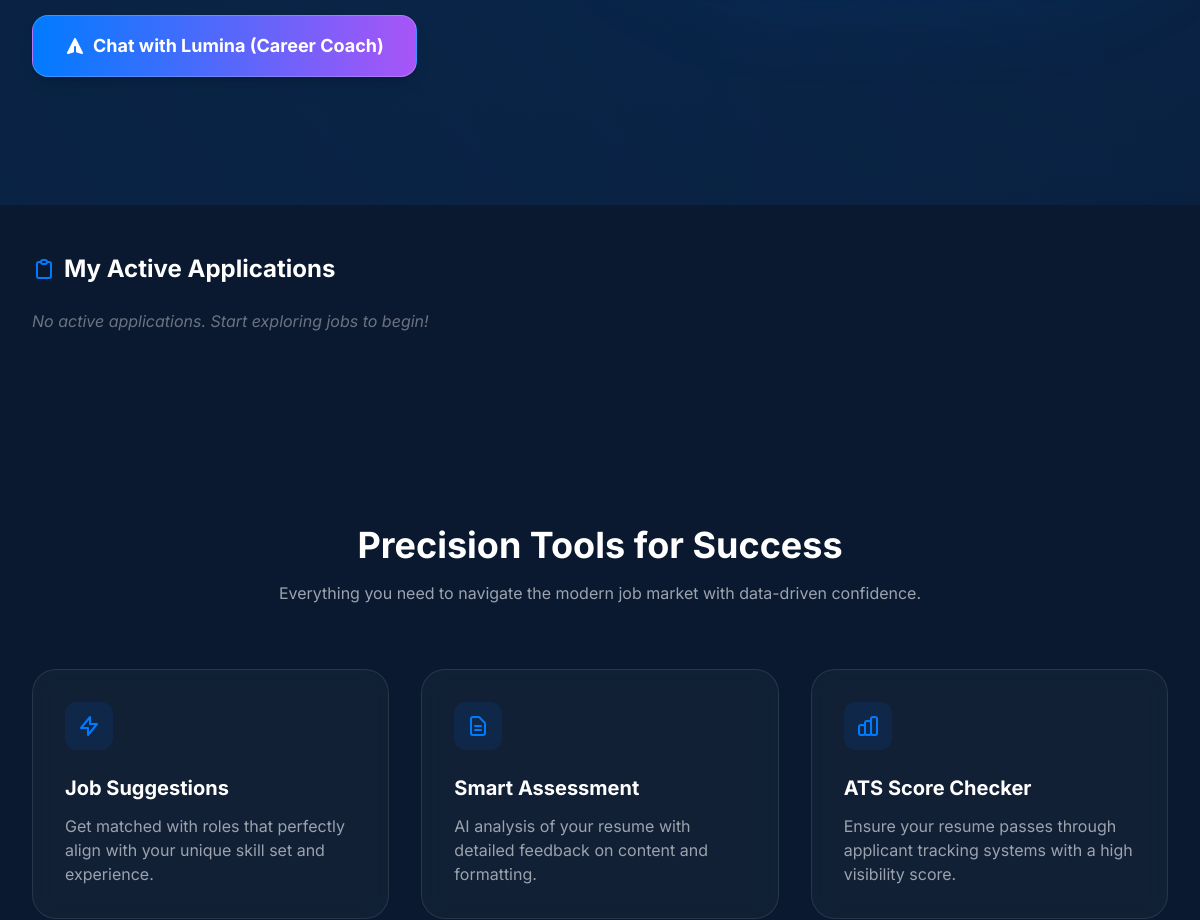
The app's page /dashboard/ (signed in, middle part), older data.
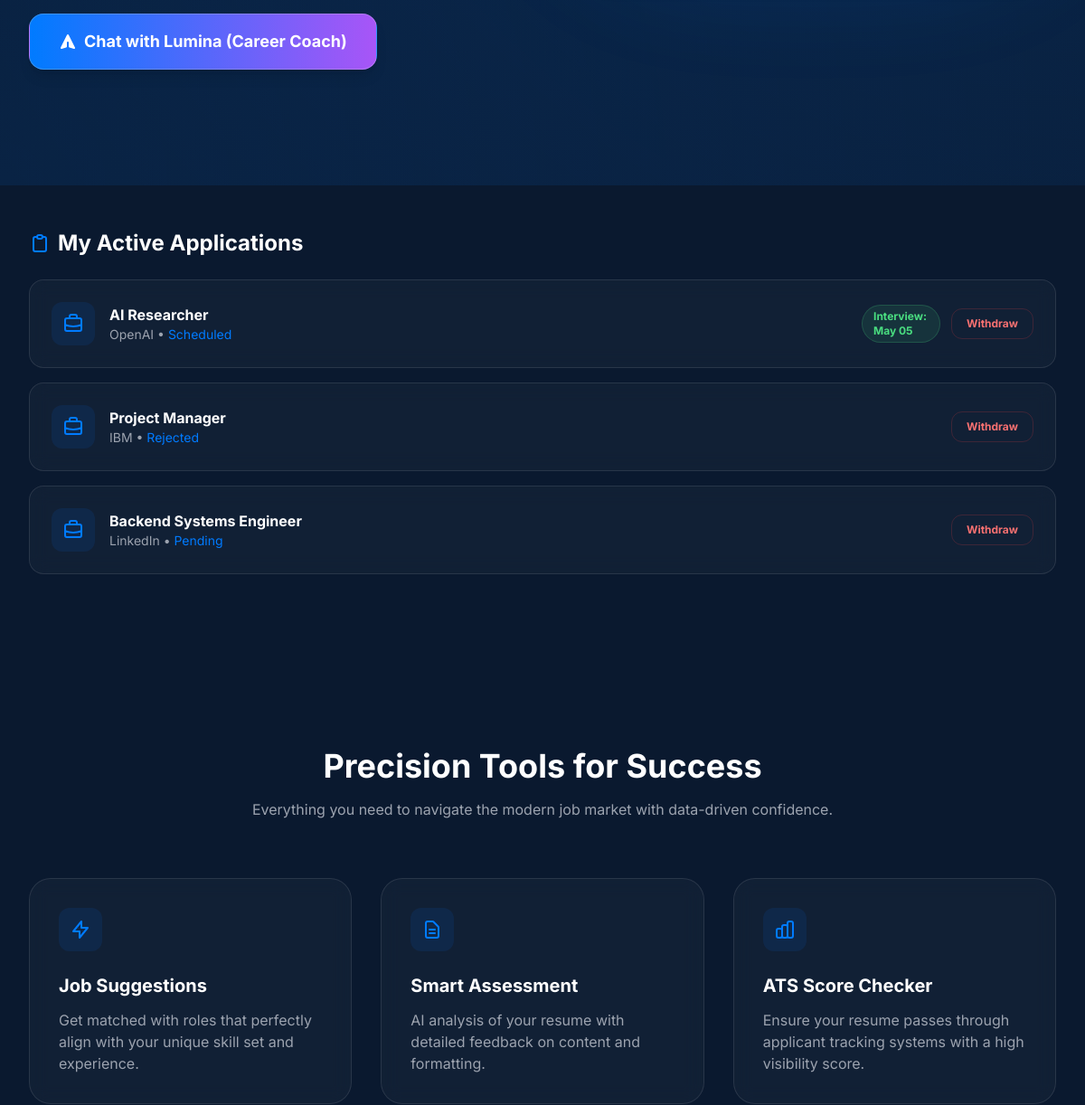
The same page, newer data.
### jobs/models.py (models this page shows, shortened)
class Application(models.Model):
    STATUS_CHOICES = [
        ('pending', 'Pending Review'),
        ('reviewing', 'Under Review'),
        ('interview', 'Interview Scheduled'),
        ('rejected', 'Rejected'),
        ('accepted', 'Offer Extended'),
    ]
    job = models.ForeignKey(JobListing, on_delete=models.CASCADE, related_name='applications')
    applicant = models.ForeignKey(User, on_delete=models.CASCADE, related_name='applications')
    cover_letter = models.TextField(blank=True, null=True)
    status = models.CharField(max_length=20, choices=STATUS_CHOICES, default='pending')
    applied_at = models.DateTimeField(auto_now_add=True)
    status = models.CharField(max_length=20, default='pending')
    interview_date = models.DateTimeField(null=True, blank=True)
    class Meta:
        unique_together = ('job', 'applicant')

class JobListing(models.Model):
    recruiter = models.ForeignKey(settings.AUTH_USER_MODEL, on_delete=models.CASCADE, related_name='jobs', null=True)
    title = models.CharField(max_length=255)
    title = models.CharField(max_length=255)
    company_name = models.CharField(max_length=255)
    company_type = models.CharField(max_length=100, help_text="e.g., IT, AI, Engineering")
    employment_type = models.CharField(max_length=100, default="Full-time")
    work_mode = models.CharField(max_length=100, help_text="e.g., Remote, On-site, Hybrid")
    salary_min = models.IntegerField(null=True, blank=True)
    salary_max = models.IntegerField(null=True, blank=True)
    description = models.TextField(help_text="The full job description for ATS analysis")
    posted_date = models.DateTimeField(auto_now_add=True)

### users/views.py (the view)
# urls.py: path('dashboard/', views.dashboard_view, name='dashboard'),
@login_required
def dashboard_view(request):
    has_premium = hasattr(request.user, 'recruiter') and getattr(request.user.recruiter, 'is_premium', False)
    context = {
        'has_premium': has_premium
    }
    if getattr(request.user, 'is_recruiter', False):
        recruiter_jobs = JobListing.objects.filter(recruiter=request.user).order_by('-posted_date')
        applications = Application.objects.filter(job__recruiter=request.user).order_by('-applied_at')
        context['recruiter_jobs'] = recruiter_jobs
        context['applications'] = applications
    else:
        applications = Application.objects.filter(applicant=request.user).order_by('-applied_at')
        context['applications'] = applications
    return render(request, 'users/dashboard.html', context)

### users/templates/users/dashboard.html (shortened to what the changed rows need)
{% load static %}
<!DOCTYPE html>
<html lang="en">
<head>
  <script src="https://cdn.tailwindcss.com?plugins=forms,container-queries"></script>
</head>
<body class="bg-navy text-gray-200 font-sans antialiased">
  {% if user.is_recruiter %}
  <section class="relative pt-20 pb-32 overflow-hidden hero-gradient-recruiter" aria-label="Recruiter hero">
    <div class="max-w-7xl mx-auto px-4 sm:px-6 lg:px-8 relative z-10">
      <div class="grid lg:grid-cols-2 gap-16 items-center">
        <div>
          <h1 class="text-5xl lg:text-7xl font-extrabold text-white leading-[1.1] mb-6">
            Find Top Talent <br /><span class="gradient-text-recruiter">Instantly</span>
          </h1>
          <p class="text-xl text-gray-400 mb-10 leading-relaxed max-w-lg">
            Leverage AI-driven candidate matching to discover the perfect fit for your company's open roles.
          </p>
          <div class="flex flex-col sm:flex-row gap-4 flex-wrap">
            <a href="{% url 'post_job' %}" class="px-8 py-4 bg-emerald text-white rounded-2xl font-bold text-lg hover:bg-emerald-hover transition-all shadow-xl shadow-emerald/30 flex items-center justify-center gap-2">
              <svg class="w-5 h-5" fill="none" stroke="currentColor" viewBox="0 0 24 24"><path stroke-linecap="round" stroke-linejoin="round" stroke-width="2" d="M12 4v16m8-8H4"/></svg>
              Post a New Job
            </a>
            <a href="{% url 'talent_pool' %}" class="px-8 py-4 bg-transparent border-2 border-white/20 text-white rounded-2xl font-bold text-lg hover:border-emerald hover:text-emerald transition-all flex items-center justify-center">
              Search Talent Pool
            </a>
            <a href="{% url 'premium_chat' %}" class="px-8 py-4 bg-gradient-to-r from-emerald to-blue-500 text-white rounded-2xl font-bold text-lg hover:opacity-90 transition-all shadow-lg flex items-center justify-center gap-2 border border-white/20">
              <svg class="w-5 h-5" fill="currentColor" viewBox="0 0 20 20"><path d="M10.894 2.553a1 1 0 00-1.788 0l-7 14a1 1 0 001.169 1.409l5-1.429A1 1 0 009 15.571V11a1 1 0 112 0v4.571a1 1 0 00.725.962l5 1.428a1 1 0 001.17-1.408l-7-14z"></path></svg>
              Ask Lumina, AI Hiring Assistant
            </a>
          </div>
        </div>
        <div class="relative">
          <div class="absolute -inset-4 bg-emerald/20 blur-3xl rounded-full"></div>
          <div class="relative rounded-3xl shadow-2xl border border-white/10 w-full h-80 bg-navy-lighter p-6 flex flex-col justify-center overflow-hidden">
            <h3 class="text-white/60 font-bold mb-4 text-[13px] tracking-widest uppercase text-center">The Hiring Process</h3>
            <div class="relative flex-1 flex flex-col justify-between py-2">
              <div class="absolute left-[1.15rem] top-4 bottom-4 w-[2px] bg-gradient-to-b from-emerald/40 to-emerald/5"></div>
              <div class="flex items-center gap-4 group relative z-10">
                <div class="w-10 h-10 rounded-full bg-navy border border-emerald/30 flex items-center justify-center flex-shrink-0 group-hover:border-emerald group-hover:shadow-[0_0_15px_rgba(16,165,185,0.4)] transition-all">
                  <svg class="w-4 h-4 text-emerald" fill="none" stroke="currentColor" viewBox="0 0 24 24"><path stroke-linecap="round" stroke-linejoin="round" stroke-width="2" d="M18 9v3m0 0v3m0-3h3m-3 0h-3m-2-5a4 4 0 11-8 0 4 4 0 018 0zM3 20a6 6 0 0112 0v1H3v-1z"></path></svg>
                </div>
                <span class="text-sm text-gray-300 font-medium group-hover:text-white transition-colors">Join the Team</span>
              </div>
              <div class="flex items-center gap-4 group relative z-10">
                <div class="w-10 h-10 rounded-full bg-navy border border-emerald/30 flex items-center justify-center flex-shrink-0 group-hover:border-emerald group-hover:shadow-[0_0_15px_rgba(16,165,185,0.4)] transition-all">
                  <svg class="w-4 h-4 text-emerald" fill="none" stroke="currentColor" viewBox="0 0 24 24"><path stroke-linecap="round" stroke-linejoin="round" stroke-width="2" d="M9 13h6m-3-3v6m5 5H7a2 2 0 01-2-2V5a2 2 0 012-2h5.586a1 1 0 01.707.293l5.414 5.414a1 1 0 01.293.707V19a2 2 0 01-2 2z"></path></svg>
                </div>
                <span class="text-sm text-gray-300 font-medium group-hover:text-white transition-colors">Upload the Jobs</span>
              </div>
              <div class="flex items-center gap-4 group relative z-10">
                <div class="w-10 h-10 rounded-full bg-navy border border-emerald/30 flex items-center justify-center flex-shrink-0 group-hover:border-emerald group-hover:shadow-[0_0_15px_rgba(16,165,185,0.4)] transition-all">
                  <svg class="w-4 h-4 text-emerald" fill="none" stroke="currentColor" viewBox="0 0 24 24"><path stroke-linecap="round" stroke-linejoin="round" stroke-width="2" d="M17 20h5v-2a3 3 0 00-5.356-1.857M17 20H7m10 0v-2c0-.656-.126-1.283-.356-1.857M7 20H2v-2a3 3 0 015.356-1.857M7 20v-2c0-.656.126-1.283.356-1.857m0 0a5.002 5.002 0 019.288 0M15 7a3 3 0 11-6 0 3 3 0 016 0zm6 3a2 2 0 11-4 0 2 2 0 014 0zM7 10a2 2 0 11-4 0 2 2 0 014 0z"></path></svg>
                </div>
                <span class="text-sm text-gray-300 font-medium group-hover:text-white transition-colors">Search the Pool of Talents</span>
              </div>
              <div class="flex items-center gap-4 group relative z-10">
                <div class="w-10 h-10 rounded-full bg-navy border border-emerald/30 flex items-center justify-center flex-shrink-0 group-hover:border-emerald group-hover:shadow-[0_0_15px_rgba(16,165,185,0.4)] transition-all">
                  <svg class="w-4 h-4 text-emerald" fill="none" stroke="currentColor" viewBox="0 0 24 24"><path stroke-linecap="round" stroke-linejoin="round" stroke-width="2" d="M8 7V3m8 4V3m-9 8h10M5 21h14a2 2 0 002-2V7a2 2 0 00-2-2H5a2 2 0 00-2 2v12a2 2 0 002 2z"></path></svg>
                </div>
                <span class="text-sm text-gray-300 font-medium group-hover:text-white transition-colors">Schedule Interview</span>
              </div>
              <div class="flex items-center gap-4 group relative z-10">
                <div class="w-10 h-10 rounded-full bg-emerald flex items-center justify-center flex-shrink-0 shadow-[0_0_15px_rgba(16,165,185,0.5)] transition-all">
                  <svg class="w-5 h-5 text-white" fill="none" stroke="currentColor" viewBox="0 0 24 24"><path stroke-linecap="round" stroke-linejoin="round" stroke-width="2" d="M9 12l2 2 4-4m6 2a9 9 0 11-18 0 9 9 0 0118 0z"></path></svg>
                </div>
                <span class="text-sm text-white font-bold transition-colors">Hire</span>
              </div>
            </div>
          </div>
        </div>
      </div>
    </div>
  </section>
  <section class="py-12 bg-navy relative z-10">
    <div class="max-w-7xl mx-auto px-4 sm:px-6 lg:px-8">
      <div class="mb-12">
        <h2 class="text-2xl font-bold text-white mb-6 flex items-center gap-2">
          <svg class="w-6 h-6 text-emerald" fill="none" stroke="currentColor" viewBox="0 0 24 24"><path stroke-width="2" d="M19 11H5m14 0a2 2 0 012 2v6a2 2 0 01-2 2H5a2 2 0 01-2-2v-6a2 2 0 012-2m14 0V9a2 2 0 00-2-2M5 11V9a2 2 0 012-2m0 0V5a2 2 0 012-2h6a2 2 0 012 2v2M7 7h10"></path></svg>
          Manage Your Job Postings
        </h2>
        <div class="grid gap-4">
          {% for job in recruiter_jobs %}
          <div class="glass-card p-6 rounded-2xl flex flex-col md:flex-row justify-between items-center gap-4">
            <div>
              <h3 class="text-white font-bold text-lg">{{ job.title }}</h3>
              <p class="text-gray-400 text-sm">Posted on {{ job.posted_date|date:"M d, Y" }}</p>
            </div>
            <form action="{% url 'delete_job' job.id %}" method="POST" onsubmit="return confirm('Are you sure you want to remove this job post?')">
              {% csrf_token %}
              <button type="submit" class="text-red-400 border border-red-500/20 px-4 py-2 rounded-xl hover:bg-red-500/10 transition-all text-sm font-bold">
                Remove Post
              </button>
            </form>
          </div>
          {% empty %}
          <p class="text-gray-500 italic">No active job posts. Start by posting your first role!</p>
          {% endfor %}
        </div>
      </div>
    </div>
  </section>
  {% else %}
  <section class="py-12 bg-navy relative z-10">
    <div class="max-w-7xl mx-auto px-4 sm:px-6 lg:px-8">
      <div class="mb-12">
        <h2 class="text-2xl font-bold text-white mb-6 flex items-center gap-2">
          <svg class="w-6 h-6 text-electric" fill="none" stroke="currentColor" viewBox="0 0 24 24"><path d="M9 5H7a2 2 0 00-2 2v12a2 2 0 002 2h10a2 2 0 002-2V7a2 2 0 00-2-2h-2M9 5a2 2 0 002 2h2a2 2 0 002-2M9 5a2 2 0 012-2h2a2 2 0 012 2" stroke-width="2" stroke-linecap="round" stroke-linejoin="round"></path></svg>
          My Active Applications
        </h2>
        <div class="grid gap-4">
          {% for app in applications %}
          <div class="glass-card p-6 rounded-2xl flex flex-col md:flex-row justify-between items-center gap-4">
            <div class="flex items-center gap-4 w-full">
              <div class="w-12 h-12 bg-electric/10 rounded-xl flex items-center justify-center text-electric">
                <svg class="w-6 h-6" fill="none" stroke="currentColor" viewBox="0 0 24 24"><path d="M21 13.255A23.931 23.931 0 0112 15c-3.183 0-6.22-.62-9-1.745M16 6V4a2 2 0 00-2-2h-4a2 2 0 00-2 2v2m4 6h.01M5 20h14a2 2 0 002-2V8a2 2 0 00-2-2H5a2 2 0 00-2 2v10a2 2 0 002 2z" stroke-width="2"></path></svg>
              </div>
              <div>
                <h3 class="text-white font-bold">{{ app.job.title }}</h3>
                <p class="text-gray-400 text-sm">{{ app.job.company_name }} • <span class="text-electric">{{ app.status|title }}</span></p>
              </div>
            </div>
            <div class="flex items-center gap-3 w-full md:w-auto">
              {% if app.status == 'scheduled' %}
                <span class="text-xs font-bold text-green-400 bg-green-400/10 px-3 py-1 rounded-full border border-green-400/20">
                  Interview: {{ app.interview_date|date:"M d" }}
                </span>
              {% endif %}
              <a href="{% url 'cancel_application' app.id %}" onclick="return confirm('Withdraw this application?')"
                 class="text-xs font-bold text-red-400 hover:text-white transition-colors px-4 py-2 border border-red-500/20 rounded-xl hover:bg-red-500/20">
                Withdraw
              </a>
            </div>
          </div>
          {% empty %}
          <p class="text-gray-500 italic">No active applications. Start exploring jobs to begin!</p>
          {% endfor %}
        </div>
      </div>
    </div>
  </section>
  {% endif %}
  <section class="py-24 bg-navy" id="features" aria-label="Features">
    <div class="max-w-7xl mx-auto px-4 sm:px-6 lg:px-8 text-center mb-16">
      <h2 class="text-4xl font-bold text-white mb-4">Precision Tools for Success</h2>
    </div>
  </section>
</body>
</html>

Row changes from the older to the newer data that the page shows:
added Application: job "AI Researcher", job.company_name "OpenAI", status "Scheduled", interview_date "May 05"
added Application: job "Project Manager", job.company_name "IBM", status "Rejected"
added Application: job "Backend Systems Engineer", job.company_name "LinkedIn", status "Pending"
Text that changed along with them:
text no longer shown: "No active applications. Start exploring jobs to begin!"
